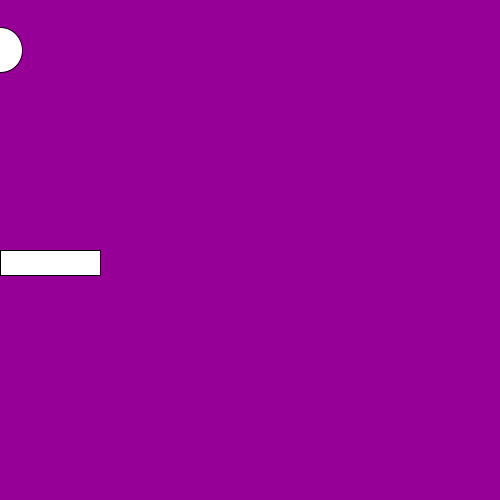
Frame 1 (no input)
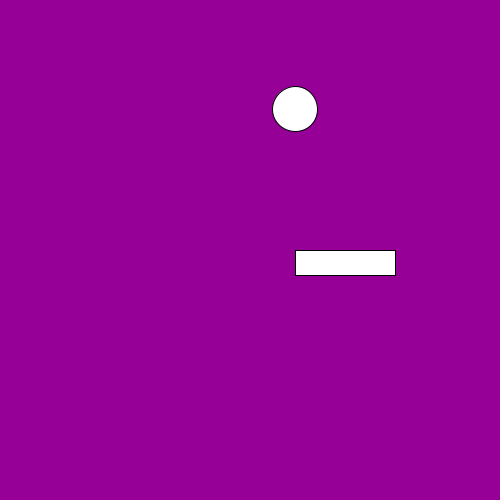
Frame 60 (the mouse pressed at the canvas centre just before this capture)
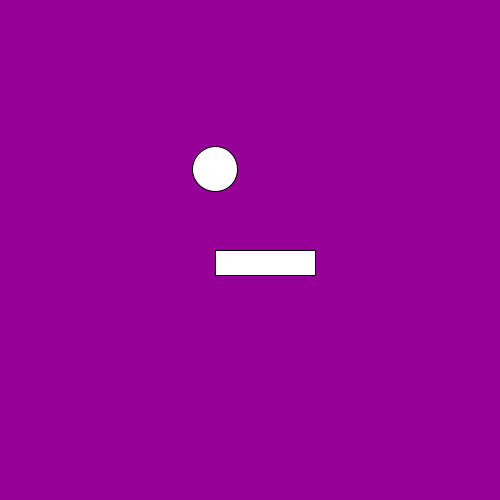
Frame 120 (the mouse held since frame 60 and released just before this capture)

The Processing sketch that drew these frames (run headless with seeded random() and noise(); from frame 60 on, the mouse is pressed at the canvas centre):

// Processing sketch: PercussionBall
// ── PercussionBall.pde
int x = 0;
int go = 5;
int z = 0;
int y = width/2;
int go2 = 5;
int l = 2;
float y2 = random(0,1);
int x2 = 100;

void setup(){
  size(500,500);
}

void draw(){
background(150,0,150,25);
rect(x,250,100,25); 
ellipse(x,y,45,45);
x = x + go;

if((x > width-100) || (x<0)){
  go = go * -1;

}

if(keyPressed == true){
  y = y + go;
}else{
  y++;
}
}
